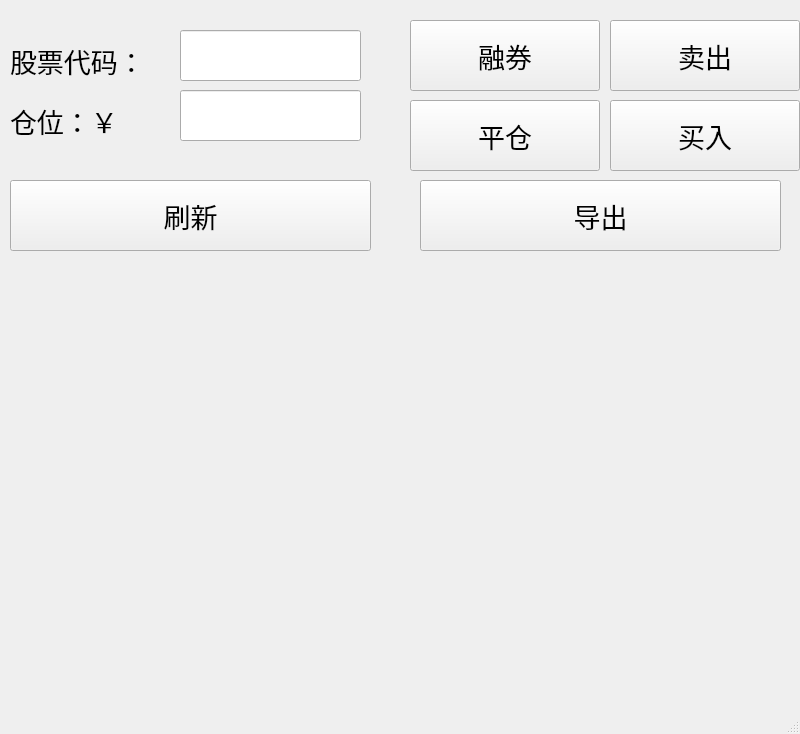
<?xml version="1.0" encoding="UTF-8"?>
<ui version="4.0">
 <class>MainWindow</class>
 <widget class="QMainWindow" name="MainWindow">
  <property name="geometry">
   <rect>
    <x>0</x>
    <y>0</y>
    <width>800</width>
    <height>734</height>
   </rect>
  </property>
  <property name="windowTitle">
   <string>MainWindow</string>
  </property>
  <widget class="QWidget" name="centralwidget">
   <widget class="QLineEdit" name="lineEdit_code">
    <property name="geometry">
     <rect>
      <x>180</x>
      <y>30</y>
      <width>181</width>
      <height>51</height>
     </rect>
    </property>
    <property name="font">
     <font>
      <pointsize>20</pointsize>
     </font>
    </property>
   </widget>
   <widget class="QLabel" name="label">
    <property name="geometry">
     <rect>
      <x>10</x>
      <y>40</y>
      <width>181</width>
      <height>41</height>
     </rect>
    </property>
    <property name="font">
     <font>
      <pointsize>20</pointsize>
     </font>
    </property>
    <property name="text">
     <string>股票代码：</string>
    </property>
   </widget>
   <widget class="QPushButton" name="pushButton">
    <property name="geometry">
     <rect>
      <x>410</x>
      <y>20</y>
      <width>190</width>
      <height>71</height>
     </rect>
    </property>
    <property name="font">
     <font>
      <pointsize>20</pointsize>
     </font>
    </property>
    <property name="text">
     <string>融券</string>
    </property>
   </widget>
   <widget class="QLabel" name="label_2">
    <property name="geometry">
     <rect>
      <x>10</x>
      <y>100</y>
      <width>181</width>
      <height>41</height>
     </rect>
    </property>
    <property name="font">
     <font>
      <pointsize>20</pointsize>
     </font>
    </property>
    <property name="text">
     <string>仓位：￥</string>
    </property>
   </widget>
   <widget class="QLineEdit" name="lineEdit_amount">
    <property name="geometry">
     <rect>
      <x>180</x>
      <y>90</y>
      <width>181</width>
      <height>51</height>
     </rect>
    </property>
    <property name="font">
     <font>
      <pointsize>20</pointsize>
     </font>
    </property>
   </widget>
   <widget class="QPushButton" name="pushButton_2">
    <property name="geometry">
     <rect>
      <x>610</x>
      <y>20</y>
      <width>190</width>
      <height>71</height>
     </rect>
    </property>
    <property name="font">
     <font>
      <pointsize>20</pointsize>
     </font>
    </property>
    <property name="text">
     <string>卖出</string>
    </property>
   </widget>
   <widget class="QPushButton" name="pushButton_3">
    <property name="geometry">
     <rect>
      <x>610</x>
      <y>100</y>
      <width>190</width>
      <height>71</height>
     </rect>
    </property>
    <property name="font">
     <font>
      <pointsize>20</pointsize>
     </font>
    </property>
    <property name="text">
     <string>买入</string>
    </property>
   </widget>
   <widget class="QPushButton" name="pushButton_4">
    <property name="geometry">
     <rect>
      <x>10</x>
      <y>180</y>
      <width>361</width>
      <height>71</height>
     </rect>
    </property>
    <property name="font">
     <font>
      <pointsize>20</pointsize>
     </font>
    </property>
    <property name="text">
     <string>刷新</string>
    </property>
   </widget>
   <widget class="QLabel" name="label_display">
    <property name="geometry">
     <rect>
      <x>60</x>
      <y>270</y>
      <width>711</width>
      <height>391</height>
     </rect>
    </property>
    <property name="text">
     <string/>
    </property>
   </widget>
   <widget class="QPushButton" name="pushButton_5">
    <property name="geometry">
     <rect>
      <x>410</x>
      <y>100</y>
      <width>190</width>
      <height>71</height>
     </rect>
    </property>
    <property name="font">
     <font>
      <pointsize>20</pointsize>
     </font>
    </property>
    <property name="text">
     <string>平仓</string>
    </property>
   </widget>
   <widget class="QPushButton" name="pushButton_6">
    <property name="geometry">
     <rect>
      <x>420</x>
      <y>180</y>
      <width>361</width>
      <height>71</height>
     </rect>
    </property>
    <property name="font">
     <font>
      <pointsize>20</pointsize>
     </font>
    </property>
    <property name="text">
     <string>导出</string>
    </property>
   </widget>
  </widget>
  <widget class="QMenuBar" name="menubar">
   <property name="geometry">
    <rect>
     <x>0</x>
     <y>0</y>
     <width>800</width>
     <height>22</height>
    </rect>
   </property>
  </widget>
  <widget class="QStatusBar" name="statusbar"/>
 </widget>
 <resources/>
 <connections>
  <connection>
   <sender>pushButton_4</sender>
   <signal>clicked()</signal>
   <receiver>MainWindow</receiver>
   <slot>flush()</slot>
   <hints>
    <hint type="sourcelabel">
     <x>184</x>
     <y>225</y>
    </hint>
    <hint type="destinationlabel">
     <x>100</x>
     <y>224</y>
    </hint>
   </hints>
  </connection>
  <connection>
   <sender>pushButton</sender>
   <signal>clicked()</signal>
   <receiver>MainWindow</receiver>
   <slot>loan()</slot>
   <hints>
    <hint type="sourcelabel">
     <x>508</x>
     <y>70</y>
    </hint>
    <hint type="destinationlabel">
     <x>495</x>
     <y>24</y>
    </hint>
   </hints>
  </connection>
  <connection>
   <sender>pushButton_5</sender>
   <signal>clicked()</signal>
   <receiver>MainWindow</receiver>
   <slot>closeout()</slot>
   <hints>
    <hint type="sourcelabel">
     <x>510</x>
     <y>158</y>
    </hint>
    <hint type="destinationlabel">
     <x>488</x>
     <y>210</y>
    </hint>
   </hints>
  </connection>
  <connection>
   <sender>pushButton_2</sender>
   <signal>clicked()</signal>
   <receiver>MainWindow</receiver>
   <slot>sell()</slot>
   <hints>
    <hint type="sourcelabel">
     <x>660</x>
     <y>71</y>
    </hint>
    <hint type="destinationlabel">
     <x>642</x>
     <y>33</y>
    </hint>
   </hints>
  </connection>
  <connection>
   <sender>pushButton_3</sender>
   <signal>clicked()</signal>
   <receiver>MainWindow</receiver>
   <slot>buy()</slot>
   <hints>
    <hint type="sourcelabel">
     <x>703</x>
     <y>157</y>
    </hint>
    <hint type="destinationlabel">
     <x>695</x>
     <y>215</y>
    </hint>
   </hints>
  </connection>
  <connection>
   <sender>pushButton_6</sender>
   <signal>clicked()</signal>
   <receiver>MainWindow</receiver>
   <slot>save()</slot>
   <hints>
    <hint type="sourcelabel">
     <x>758</x>
     <y>249</y>
    </hint>
    <hint type="destinationlabel">
     <x>791</x>
     <y>249</y>
    </hint>
   </hints>
  </connection>
 </connections>
 <slots>
  <slot>flush()</slot>
  <slot>loan()</slot>
  <slot>sell()</slot>
  <slot>buy()</slot>
  <slot>closeout()</slot>
  <slot>save()</slot>
 </slots>
</ui>
